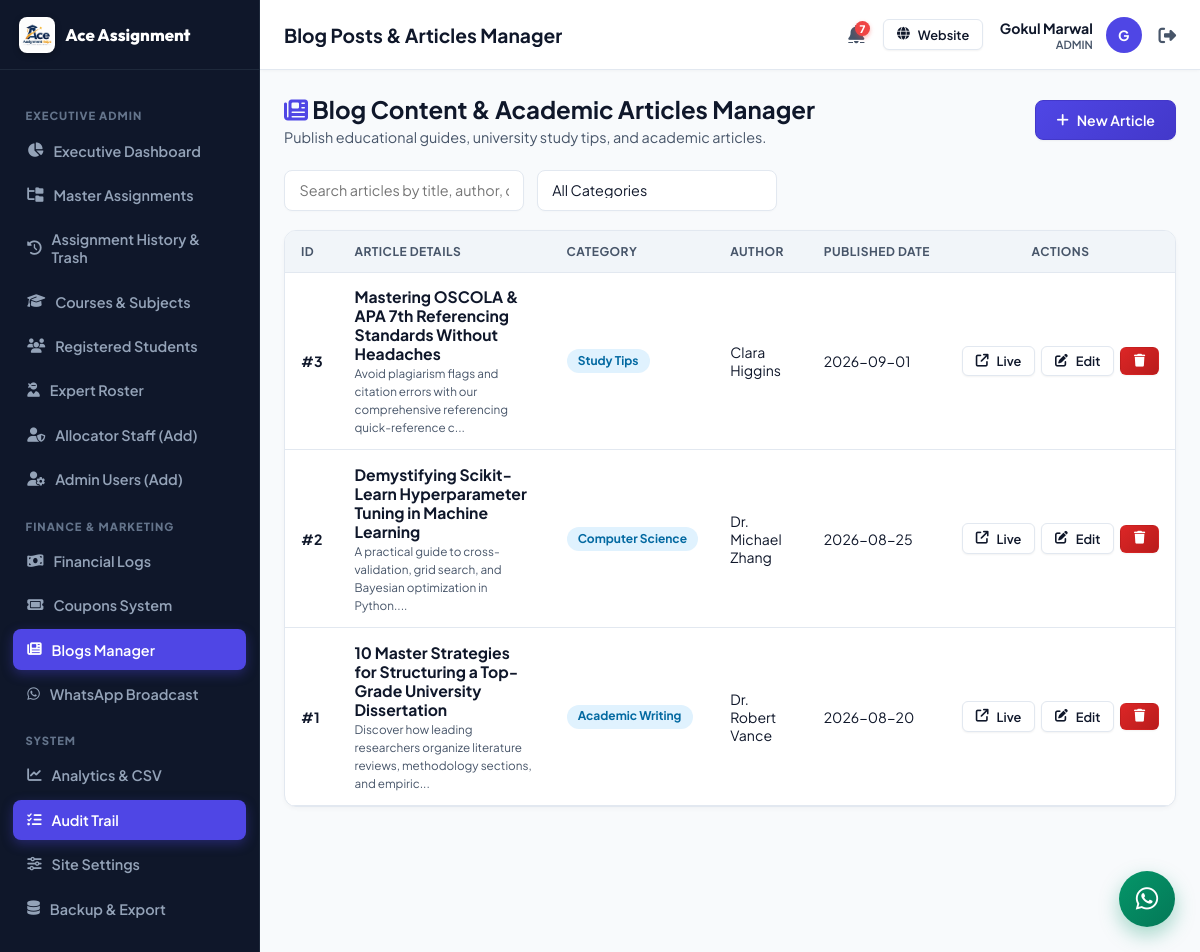
The page /admin/blogs.php (signed in) on the database its author committed.
### tables this page shows
CREATE TABLE `blogs` (
  `id` int NOT NULL AUTO_INCREMENT,
  `title` varchar(255) NOT NULL,
  `excerpt` text,
  `content` longtext,
  `category` varchar(100) DEFAULT NULL,
  `author` varchar(255) DEFAULT NULL,
  `published_at` date DEFAULT NULL,
  `image` varchar(255) DEFAULT NULL,
  PRIMARY KEY (`id`)
);

### includes/auth.php (called while the page is built, shortened)
<?php
require_once __DIR__ . '/db.php';
class Auth {
    public static function currentUser() {
        return $_SESSION['user'] ?? null;
    }
    public static function checkLoggedIn() {
        $user = self::currentUser();
        if ($user) {
            $table = ($user['role'] === 'Admin') ? 'admins' : (($user['role'] === 'Allocator') ? 'allocators' : (($user['role'] === 'Expert') ? 'experts' : 'students'));
            $idKey = ($user['role'] === 'Admin') ? 'admin_id' : (($user['role'] === 'Allocator') ? 'allocator_id' : (($user['role'] === 'Expert') ? 'expert_id' : 'student_id'));
            $record = DataStore::findOne($table, $idKey, $user['id']);
        }
    }
    public static function checkRole($allowedRoles = []) {
        self::checkLoggedIn();
    }
}

### includes/db.php (called while the page is built, shortened)
<?php
class DataStore {
    private static $pdo = null;
    private static $dbHost = 'database-1.c1o0ygcs2cex.ap-south-1.rds.amazonaws.com';
    private static $dbPort = 3306;
    private static $dbUser = 'admin';
    private static $dbPass = 'Marwal#1627';
    private static $dbName = 'aceassignmenthelp_db';
    public static function getPdo() {
        if (self::$pdo === null) {
            try {
                $dsn = "mysql:host=" . self::$dbHost . ";port=" . self::$dbPort . ";dbname=" . self::$dbName . ";charset=utf8mb4";
                self::$pdo = new PDO($dsn, self::$dbUser, self::$dbPass, [
                    PDO::ATTR_ERRMODE => PDO::ERRMODE_EXCEPTION,
                    PDO::ATTR_DEFAULT_FETCH_MODE => PDO::FETCH_ASSOC,
                    PDO::ATTR_EMULATE_PREPARES => false,
                    PDO::ATTR_TIMEOUT => 5
                ]);
            } catch (Throwable $e) {
                error_log("MySQL Connection Failed: " . $e->getMessage());
                self::$pdo = null;
                throw new Exception("Unable to connect to MySQL database: " . $e->getMessage());
            }
        }
        return self::$pdo;
    }
    private static function formatRecordFromDb($collectionName, $row) {
        if ($collectionName === 'notifications') {
            if (isset($row['notification_id'])) {
                $row['id'] = $row['notification_id'];
            }
            $row['is_read'] = (bool)($row['is_read'] ?? false);
        }
        return $row;
    }
    public static function getCollection($collectionName) {
        $pdo = self::getPdo();
        try {
            $stmt = $pdo->query("SELECT * FROM `$collectionName` ORDER BY id DESC");
            $rows = $stmt->fetchAll();
            $result = [];
            foreach ($rows as $row) {
                $result[] = self::formatRecordFromDb($collectionName, $row);
            }
            return $result;
        } catch (Throwable $e) {
            error_log("DataStore::getCollection error ($collectionName): " . $e->getMessage());
            return [];
        }
    }
    public static function findOne($collectionName, $key, $value) {
        $pdo = self::getPdo();
        try {
            $sqlKey = $key;
            $stmt = $pdo->prepare("SELECT * FROM `$collectionName` WHERE `$sqlKey` = ? LIMIT 1");
            $stmt->execute([$value]);
            $row = $stmt->fetch();
            if ($row) {
                return self::formatRecordFromDb($collectionName, $row);
            }
        } catch (Throwable $e) {
            error_log("DataStore::findOne error ($collectionName, $key): " . $e->getMessage());
        }
        return null;
    }
}

### includes/helpers.php (called while the page is built, shortened)
<?php
require_once __DIR__ . '/db.php';
function get_user_notifications($user_id, $user_role)
{
    $all = DataStore::getCollection('notifications');
    $filtered = array_filter($all, function ($n) use ($user_id, $user_role) {
        $targetRole = $n['user_role'] ?? '';
        $targetUser = $n['user_id'] ?? '';
        if (!empty($targetUser)) {
            return ($targetUser === $user_id);
        }
        if ($targetRole === 'All')
            return true;
        if ($targetRole === $user_role)
            return true;
        if ($user_role === 'Admin')
            return true;
        return false;
    });
    usort($filtered, function ($a, $b) {
        return strtotime($b['created_at'] ?? '0') - strtotime($a['created_at'] ?? '0');
    });
    return array_values($filtered);
}
function get_unread_notifications_count($user_id, $user_role)
{
    $notifs = get_user_notifications($user_id, $user_role);
    $count = 0;
    foreach ($notifs as $n) {
        if (empty($n['is_read'])) {
            $count++;
        }
    }
    return $count;
}

### admin/blogs.php (the view, shortened to what this page needs)
<?php
$pageTitle = "Blog Posts & Articles Manager";
require_once __DIR__ . '/../includes/auth.php';
Auth::checkRole('Admin');
require_once __DIR__ . '/../includes/helpers.php';
include __DIR__ . '/../includes/portal_header.php';
$blogs = DataStore::getCollection('blogs');
?>
<div style="display:flex; justify-content:space-between; align-items:center; margin-bottom:1.5rem; flex-wrap:wrap; gap:1rem;">
  <div>
    <h2 style="font-size:1.5rem; color:var(--text-main); margin-bottom:0.25rem;">
      <i class="fa-solid fa-newspaper" style="color:var(--primary);"></i> Blog Content & Academic Articles Manager
    </h2>
    <p style="color:var(--text-muted); font-size:0.9rem; margin:0;">Publish educational guides, university study tips, and academic articles.</p>
  </div>
  <button class="btn btn-primary" onclick="openModal('addBlogModal')">
    <i class="fa-solid fa-plus"></i> New Article
  </button>
</div>
<div class="filter-bar">
  <input type="text" id="tableSearchInput" class="form-control" placeholder="Search articles by title, author, or excerpt...">
  <select id="tableCategoryFilter" class="form-control" onchange="filterBlogCategory(this.value)">
    <option value="">All Categories</option>
  </select>
</div>
<div class="table-card">
  <div class="table-responsive">
    <table class="data-table">
      <thead>
        <tr>
          <th>ID</th>
          <th>Article Details</th>
          <th>Category</th>
          <th>Author</th>
          <th>Published Date</th>
          <th style="text-align:center; min-width:200px;">Actions</th>
        </tr>
      </thead>
      <tbody>
        <?php foreach ($blogs as $b): ?>
          <tr data-category="<?php echo htmlspecialchars($b['category'] ?? ''); ?>">
            <td><strong>#<?php echo $b['id']; ?></strong></td>
            <td>
              <strong style="color:var(--text-main); display:block; font-size:0.98rem;"><?php echo htmlspecialchars($b['title']); ?></strong>
              <small style="color:var(--text-muted);"><?php echo htmlspecialchars(substr($b['excerpt'] ?? '', 0, 95)); ?>...</small>
            </td>
            <td><span class="badge badge-info"><?php echo htmlspecialchars($b['category']); ?></span></td>
            <td><?php echo htmlspecialchars($b['author']); ?></td>
            <td><?php echo htmlspecialchars($b['published_at']); ?></td>
            <td style="text-align:center;">
              <div style="display:inline-flex; gap:6px; align-items:center; justify-content:center;">
                <a href="/blog-detail.php?id=<?php echo $b['id']; ?>" target="_blank" class="btn btn-outline btn-sm" title="View Article on Main Website">
                  <i class="fa-solid fa-arrow-up-right-from-square"></i> Live
                </a>
                <button type="button" class="btn btn-outline btn-sm" onclick='editBlog(<?php echo json_encode($b); ?>)' title="Edit Article">
                  <i class="fa-solid fa-pen-to-square"></i> Edit
                </button>
                <form method="POST" style="display:inline;" onsubmit="return confirm('Permanently DELETE article <?php echo addslashes($b['title']); ?>?');">
                  <button type="submit" class="btn btn-danger btn-sm" title="Delete Article">
                    <i class="fa-solid fa-trash"></i>
                  </button>
                </form>
              </div>
            </td>
          </tr>
        <?php endforeach; ?>
      </tbody>
    </table>
  </div>
</div>
</div>
</div>
</body>
</html>

### includes/portal_header.php (shortened to what this page needs)
<?php
require_once __DIR__ . '/auth.php';
require_once __DIR__ . '/helpers.php';
$currentUser = Auth::currentUser();
$userRole = $currentUser['role'];
?>
<!DOCTYPE html>
<html lang="en">
<head>
  <link rel="stylesheet" href="https://cdnjs.cloudflare.com/ajax/libs/font-awesome/6.4.0/css/all.min.css">
  <link rel="stylesheet" href="/assets/css/portal.css">
</head>
<body class="portal-body">
<div class="portal-wrapper">
  <?php include __DIR__ . '/portal_sidebar.php'; ?>
  <div class="portal-main">
    <header class="portal-topbar">
      <div style="display:flex; align-items:center; gap:12px;">
        <div class="topbar-title">
          <?php echo isset($pageTitle) ? htmlspecialchars($pageTitle) : 'Dashboard Overview'; ?>
        </div>
      </div>
      <div class="topbar-user">
        <?php $unreadNotifCount = function_exists('get_unread_notifications_count') ? get_unread_notifications_count($currentUser['id'], $userRole) : 0; ?>
        <a href="/<?php echo strtolower($userRole); ?>/notifications.php" style="position:relative; color:var(--text-muted); font-size:1.15rem; margin-right:6px; display:inline-flex; align-items:center;" title="Notifications (<?php echo $unreadNotifCount; ?> unread)">
          <i class="fa-solid fa-bell"></i>
          <?php if ($unreadNotifCount > 0): ?>
            <span style="position:absolute; top:-4px; right:-6px; background:#ef4444; color:#fff; font-size:0.65rem; font-weight:800; border-radius:10px; padding:1px 5px; min-width:14px; text-align:center; box-shadow:0 2px 4px rgba(239, 68, 68, 0.4);"><?php echo $unreadNotifCount; ?></span>
          <?php endif; ?>
        </a>
        <a href="/" target="_blank" class="btn btn-outline btn-sm" style="margin-right:4px; display:inline-flex;">
          <i class="fa-solid fa-globe"></i> <span class="user-meta-desktop">Website</span>
        </a>
        <div style="text-align:right;" class="user-meta-desktop">
          <div style="font-weight:700; color:var(--text-main); font-size:0.88rem;"><?php echo htmlspecialchars($currentUser['name']); ?></div>
          <small style="color:var(--text-muted); font-weight:600; font-size:0.7rem; text-transform:uppercase; display:block;"><?php echo htmlspecialchars($userRole); ?></small>
        </div>
        <div class="user-avatar" title="<?php echo htmlspecialchars($currentUser['name']); ?>">
          <?php echo strtoupper(substr($currentUser['name'], 0, 1)); ?>
        </div>
        <a href="/logout.php" title="Logout" style="color:var(--text-muted); font-size:1.1rem; margin-left:4px;">
          <i class="fa-solid fa-right-from-bracket"></i>
        </a>
      </div>
    </header>
    <div class="portal-content">
<button class="floating-chat-btn" id="portalLiveChatTrigger" title="Open Live Portal Chat">
  <i class="fa-brands fa-whatsapp"></i>
</button>

### rows shown on the page
blogs: id "3", title "Mastering OSCOLA & APA 7th Referencing Standards Without Headaches", excerpt "Avoid plagiarism flags and citation errors with our comprehensive referencing quick-reference c", category "Study Tips", author "Clara Higgins", published_at "2026-09-01"
blogs: id "2", title "Demystifying Scikit-Learn Hyperparameter Tuning in Machine Learning", excerpt "A practical guide to cross-validation, grid search, and Bayesian optimization in Python.", category "Computer Science", author "Dr. Michael Zhang", published_at "2026-08-25"
blogs: id "1", title "10 Master Strategies for Structuring a Top-Grade University Dissertation", excerpt "Discover how leading researchers organize literature reviews, methodology sections, and empiric", category "Academic Writing", author "Dr. Robert Vance", published_at "2026-08-20"

### other values the page prints
$pageTitle "Blog Posts & Articles Manager"
$unreadNotifCount "7"
$currentUser['name'] "Gokul Marwal"
$userRole "ADMIN"
substr($currentUser['name'], 0, 1) "G"
